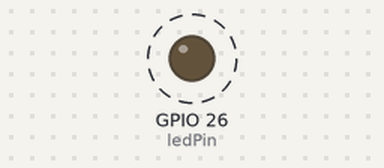
Recording of a sketch running on a simulated ESP32. Parts: output pins drawn as LEDs (lit = HIGH). Dashed ring = blinking.

Above: at 0.2 s.
Timing chart, 0 to 3.0 s (numbered marks = the images above):
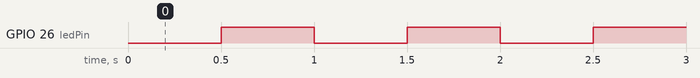

The sketch:

1hz.ino
```cpp
// 定义LED引脚
const int ledPin = 26;

// 1Hz闪烁参数：周期1000ms，亮/灭各500ms
const unsigned long blinkInterval = 500;
// 记录上一次LED状态切换的时间
unsigned long previousMillis = 0;
// 记录当前LED状态（LOW=灭，HIGH=亮）
bool ledState = LOW;

void setup() {
  // 设置LED引脚为输出模式
  pinMode(ledPin, OUTPUT);
}

void loop() {
  // 获取当前系统运行的毫秒数
  unsigned long currentMillis = millis();

  // 非阻塞判断：时间差达到间隔则切换LED状态
  if (currentMillis - previousMillis >= blinkInterval) {
    previousMillis = currentMillis;
    ledState = !ledState;            // 翻转LED状态（亮→灭/灭→亮）
    digitalWrite(ledPin, ledState);  // 输出状态到LED引脚
  }
}
```

Measured:
- by itself, GPIO 26 (ledPin): alternates HIGH for 0.50 s and LOW for 0.50 s
